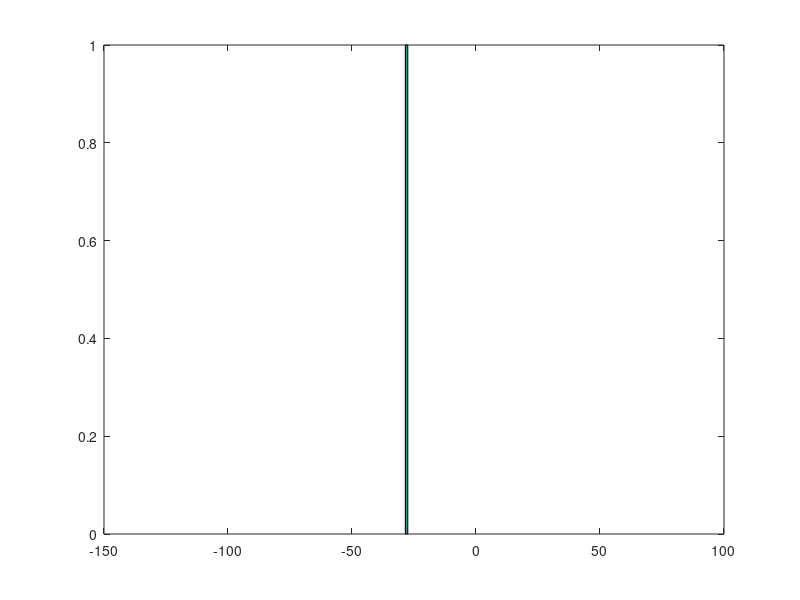

The MATLAB source for this figure:
clc
%clear all

N    = 1000; 
ens  = 1 %10^5;
p    = 0.5;
x    = zeros(N,1);
x(1) = 1.0;

x2avg = zeros(ens,1);
xN    = zeros(ens,1);

for n = 1:ens
    for i=1:N-1
        if rand < p
            x(i+1) = -x(i);
        else
            x(i+1) = x(i);
        end    
    end
    
    x2avg(n) = sum(x)^2/ens;
    xN(n) = sum(x);
    
end

% Write out ensemble average
sum(x2avg)

% Plot X_N=1000 in a histogram
hist(xN,150)